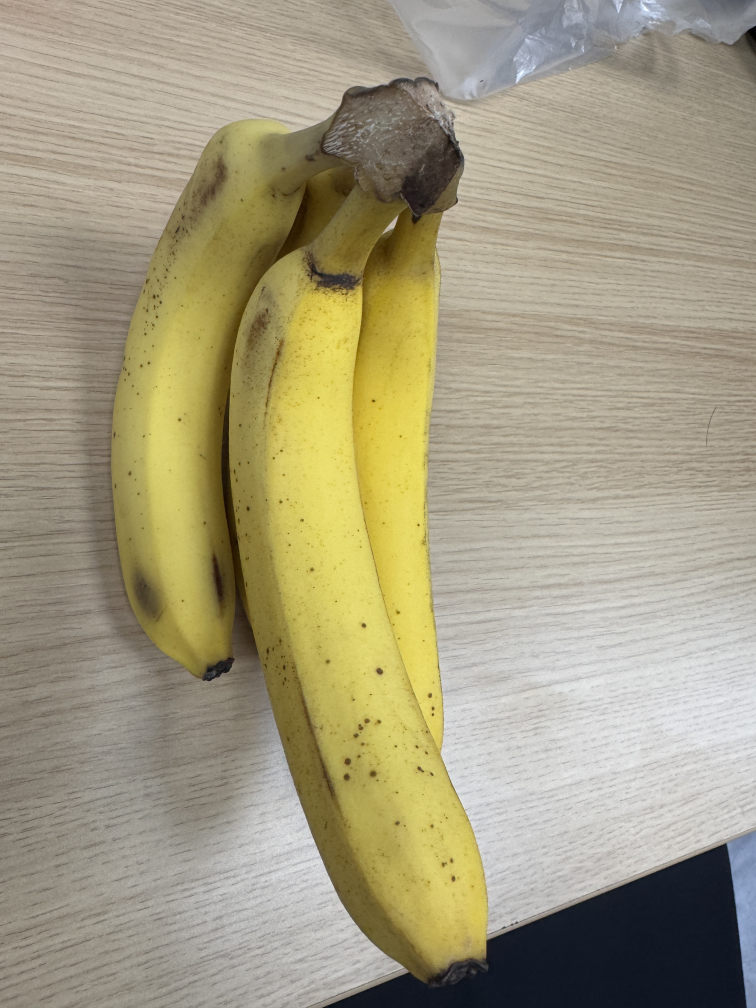
#> input picture fridge_vision/samples/test_food.jpg, 3024 x 4032 px, given in place of the camera (shown at 1/4 size)
$ python record_sessions.py
#> lines starting #> are read from the running program, lines starting #| are printed output that depends on the picture
#!/usr/bin/env python3
"""测量录制工具：先回答三个数，再决定怎么识别。

每次开门：
  1. 整段开门过程录成 mp4（研发期落盘，产品期再删）；
  2. 门口虚拟线附近只要"有东西穿过"（帧差，和类别无关）就存关键帧，并记录运动重心轨迹；
  3. 可选 --model 同时跑 YOLO，只为统计它对真实物品的召回率；
  4. 关门后在终端问你：刚才放入了什么、拿出了什么（真值）。

三天后用 analyze_sessions.py 得到：开门触发是否可靠、放入动作有没有被拍到可用画面、YOLO 召回多少、
家里到底有哪些东西（长尾清单）。这些数字决定后面的架构。

用法：
    python record_sessions.py                         # 本机摄像头，自动开门检测
    python record_sessions.py --source 1 --model yolo11n.pt
    python record_sessions.py --source runs/synthetic.mp4 --headless --no-truth   # 自检
按键：o 手动开/关门，q 退出。
"""
from __future__ import annotations

import argparse
import json
import re
import sys
import time
from datetime import datetime
from pathlib import Path

import cv2
import numpy as np

HERE = Path(__file__).resolve().parent
LABELS_ZH = json.loads((HERE / "labels_zh.json").read_text(encoding="utf-8")) if (HERE / "labels_zh.json").exists() else {}
#> (reads fridge_vision/labels_zh.json from the repository)


# ---------------------------------------------------------------- 开门状态
class DoorState:
    """画面亮度跳变判开关门。修了两个问题：开门超过 max_open 秒视为厨房灯之类的持续亮光，强制关门并重设基线；
    关门态基线缓慢跟随，开门态不跟随。"""

    def __init__(self, mode: str, delta: float, confirm: int = 3, max_open: float = 180.0) -> None:
        self.mode = mode
        self.delta = delta
        self.confirm = confirm
        self.max_open = max_open
        self.open = False
        self.baseline: float | None = None
        self.brightness = 0.0
        self.opened_at = 0.0
        self.last_reason = ""
        self._streak = 0

    def update(self, frame: np.ndarray, now: float) -> bool:
        gray = cv2.cvtColor(frame, cv2.COLOR_BGR2GRAY)
        self.brightness = float(gray.mean())
        if self.mode != "auto":
            return self.open
        if self.baseline is None:
            self.baseline = self.brightness
            return self.open
        if not self.open:
            if self.brightness > self.baseline + self.delta:
                self._streak += 1
                if self._streak >= self.confirm:
                    self.open, self._streak, self.opened_at, self.last_reason = True, 0, now, "亮度跳变"
            else:
                self._streak = 0
                self.baseline = 0.98 * self.baseline + 0.02 * self.brightness
        else:
            if now - self.opened_at > self.max_open:
                self.open, self._streak, self.last_reason = False, 0, "超时，疑似厨房灯"
                self.baseline = self.brightness
            elif self.brightness < self.baseline + self.delta * 0.5:
                self._streak += 1
                if self._streak >= self.confirm:
                    self.open, self._streak, self.last_reason = False, 0, "亮度回落"
            else:
                self._streak = 0
        return self.open

    # [4 lines left out: function toggle, not called in this run]


# ---------------------------------------------------------------- 真值解析
_SPLIT = re.compile(r"[,，;；、/\s]+")
_COUNT = re.compile(r"^(.*?)[x×X*]\s*(\d+(?:\.\d+)?)$")


# [24 lines left out: functions parse_truth, ask_truth, not called in this run]


# ---------------------------------------------------------------- 会话
class Session:
    # [15 lines left out: function __init__, not called in this run]

    def write(self, frame: np.ndarray) -> None:
        self.writer.write(frame)
        self.frames += 1

    # [29 lines left out: functions maybe_keyframe, close, not called in this run]


# ---------------------------------------------------------------- 主循环
def main() -> int:
    ap = argparse.ArgumentParser(description=__doc__, formatter_class=argparse.RawDescriptionHelpFormatter)
    ap.add_argument("--source", default="0")
    ap.add_argument("--trigger", choices=["auto", "manual"], default="auto")
    ap.add_argument("--door-delta", type=float, default=25.0)
    ap.add_argument("--max-open", type=float, default=180.0, help="开门超过多少秒强制关门并重设基线（防厨房灯）")
    ap.add_argument("--axis", choices=["x", "y"], default="x")
    ap.add_argument("--line", type=float, default=0.5)
    ap.add_argument("--band", type=float, default=0.14, help="过线检测带宽，占画面比例")
    ap.add_argument("--motion-threshold", type=float, default=6.0, help="带内平均帧差超过它算有东西穿过")
    ap.add_argument("--keyframe-interval", type=float, default=0.35)
    ap.add_argument("--max-keyframes", type=int, default=40)
    ap.add_argument("--model", default="", help="可选 YOLO 模型，只为统计召回")
    ap.add_argument("--conf", type=float, default=0.35)
    ap.add_argument("--imgsz", type=int, default=640)
    ap.add_argument("--out-dir", default=str(HERE / "runs" / "sessions"))
    ap.add_argument("--no-truth", action="store_true", help="关门后不问真值（自检用）")
    ap.add_argument("--lock-exposure", action="store_true", help="尽量锁定自动曝光（部分摄像头/系统不支持）")
    ap.add_argument("--headless", action="store_true")
    ap.add_argument("--max-frames", type=int, default=0)
    args = ap.parse_args()

    model = None
    if args.model:
        from ultralytics import YOLO

        model = YOLO(args.model, task="detect")
        names = model.names if isinstance(model.names, dict) else dict(enumerate(model.names))

    source: int | str = int(args.source) if args.source.isdigit() else args.source
    is_stream = isinstance(source, str) and source.startswith(("rtsp://", "http://", "https://"))
    cap = cv2.VideoCapture(source, cv2.CAP_FFMPEG) if is_stream else cv2.VideoCapture(source)
    if not cap.isOpened():
        print(f"打不开视频源 {args.source}", file=sys.stderr)
        return 2
    if is_stream:
        cap.set(cv2.CAP_PROP_BUFFERSIZE, 1)
    if args.lock_exposure:
        cap.set(cv2.CAP_PROP_AUTO_EXPOSURE, 0.25)
    fps = cap.get(cv2.CAP_PROP_FPS) or 15.0
    fps = fps if 1.0 <= fps <= 60.0 else 15.0

    root = Path(args.out_dir)
    root.mkdir(parents=True, exist_ok=True)
    door = DoorState(args.trigger, args.door_delta, max_open=args.max_open)
    session: Session | None = None
    prev_gray: np.ndarray | None = None
    frame_idx = 0
    closed_sessions = 0
    t0 = time.time()
    kernel = np.ones((3, 3), np.uint8)
    was_open = False  # 上一帧结束时的门状态；按 o 会在帧末改 door.open，所以不能在帧首读 door.open

    print(f"录制目录 {root}；源 {args.source}；触发 {args.trigger}；模型 {args.model or '无'}", flush=True)
    while True:
        ok, frame = cap.read()
#> frame is the input picture: shape (4032, 3024, 3); mean B, G, R 127.7, 155.6, 163.1
        if not ok:
            if is_stream:
                continue
            break
        frame_idx += 1
        if args.max_frames and frame_idx > args.max_frames:
            break
        now = time.time()
        h, w = frame.shape[:2]
#> h = 4032; w = 3024
        is_open = door.update(frame, now)
#> in update, `gray = cv2.cvtColor(frame, cv2.COLOR_BGR2GRAY)`:
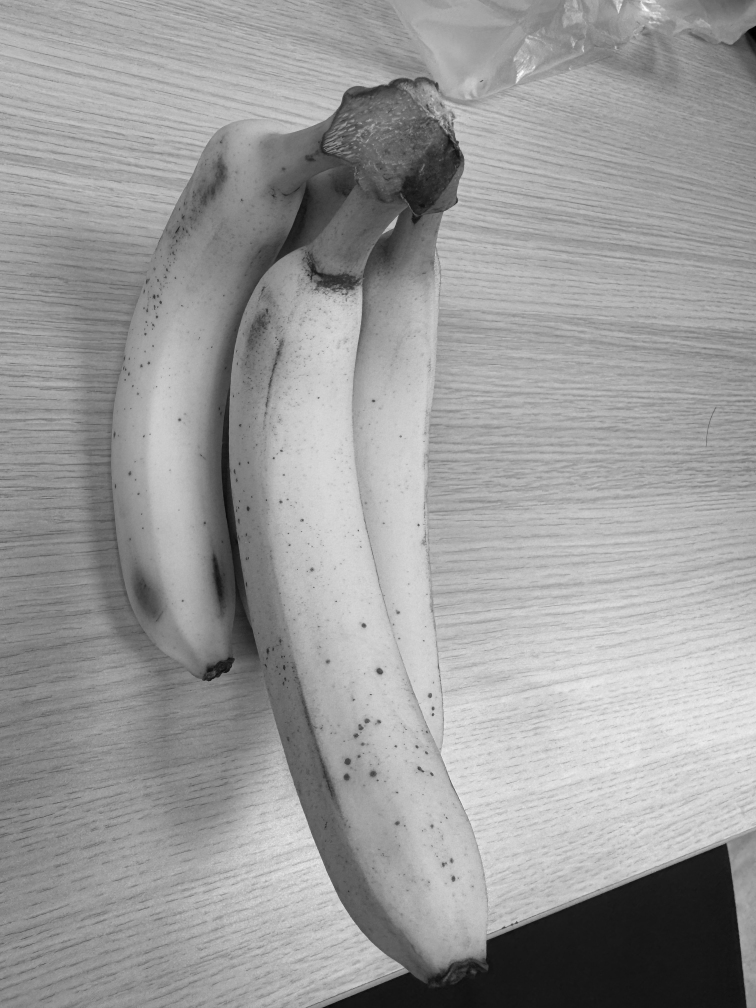
#> gray: shape (4032, 3024) (shown at 1/4 size); min 0, max 253, mean 154.7
#> in update, `self.brightness = float(gray.mean())`: self.brightness = 154.7
#> is_open = False

        if is_open and not was_open:
            session = Session(root, args.source, fps, (w, h), door.last_reason)
            prev_gray = None
            print(f"[{datetime.now():%H:%M:%S}] 开门（{door.last_reason}）→ 录制 {session.id}", flush=True)
        if not is_open and was_open and session is not None:
            truth = None if args.no_truth else ask_truth(session.id, len(session.keyframes), session.yolo_labels)
            path = session.close(truth, door.last_reason, args.model)
            closed_sessions += 1
            print(f"[{datetime.now():%H:%M:%S}] 关门（{door.last_reason}）→ 已保存 {path.name}：{session.frames} 帧，{len(session.keyframes)} 张关键帧", flush=True)
            session = None
        was_open = is_open
#> was_open = False

        motion = 0.0
        cx = 0.5
        if session is not None:
            t = now - session.started
            session.write(frame)
            gray = cv2.GaussianBlur(cv2.cvtColor(frame, cv2.COLOR_BGR2GRAY), (7, 7), 0)
            if prev_gray is not None:
                diff = cv2.absdiff(gray, prev_gray)
                lp = int(args.line * (w if args.axis == "x" else h))
                half = int(args.band * (w if args.axis == "x" else h) / 2)
                band = diff[:, max(0, lp - half):lp + half] if args.axis == "x" else diff[max(0, lp - half):lp + half, :]
                motion = float(band.mean())
                mask = cv2.morphologyEx((diff > 25).astype(np.uint8), cv2.MORPH_OPEN, kernel)
                moments = cv2.moments(mask, binaryImage=True)
                if moments["m00"] > 50:
                    cx = (moments["m10"] / moments["m00"]) / (w if args.axis == "x" else h)
                session.motion_track.append([round(t, 2), round(cx, 3), round(motion, 2)])
                if motion > args.motion_threshold:
                    session.maybe_keyframe(frame, t, motion, cx, args.keyframe_interval, args.max_keyframes)
            prev_gray = gray
            if model is not None and frame_idx % 2 == 0:
                r = model.predict(frame, conf=args.conf, imgsz=args.imgsz, verbose=False)[0]
                if r.boxes is not None:
                    for c, cf, box in zip(r.boxes.cls.int().tolist(), r.boxes.conf.tolist(), r.boxes.xyxy.int().tolist()):
                        label = names.get(c, str(c))
                        if label in {"person", "hand"}:
                            continue
                        session.yolo_labels[label] = max(session.yolo_labels.get(label, 0.0), float(cf))
                        session.detections.append({"t": round(t, 2), "label": label, "conf": round(cf, 3), "box": box})

        if not args.headless:
            lp = int(args.line * (w if args.axis == "x" else h))
#> lp = 1512
            half = int(args.band * (w if args.axis == "x" else h) / 2)
#> half = 211
            if args.axis == "x":
                cv2.rectangle(frame, (lp - half, 0), (lp + half, h), (255, 200, 0), 1)
            else:
                cv2.rectangle(frame, (0, lp - half), (w, lp + half), (255, 200, 0), 1)
            base = door.baseline if door.baseline is not None else 0.0
#> base = 154.7
            status = f"DOOR {'OPEN' if is_open else 'closed'}  lum={door.brightness:.0f} base={base:.0f} +{args.door_delta:.0f}"
#> status = 'DOOR closed  lum=155 base=155 +25'
            if session is not None:
                status += f"  REC {session.id}  motion={motion:.1f}  kf={len(session.keyframes)}"
            cv2.putText(frame, status, (10, 24), cv2.FONT_HERSHEY_SIMPLEX, 0.6, (0, 255, 255) if is_open else (180, 180, 180), 2)
            cv2.putText(frame, f"sessions saved: {closed_sessions}   o=door  q=quit", (10, h - 12), cv2.FONT_HERSHEY_SIMPLEX, 0.55, (255, 255, 255), 1)
            cv2.imshow("fridge session recorder", frame)
            key = cv2.waitKey(1) & 0xFF
#> (key q is pressed here)
            if key == ord("q"):
                break
            if key == ord("o"):
                door.mode = "manual"
                door.toggle(now)

    if session is not None:
        truth = None if args.no_truth else ask_truth(session.id, len(session.keyframes), session.yolo_labels)
        session.close(truth, "退出", args.model)
        closed_sessions += 1
    cap.release()
    if not args.headless:
        cv2.destroyAllWindows()
    print(f"共保存 {closed_sessions} 个开门会话到 {root}；运行 analyze_sessions.py 看统计。")
    return 0


if __name__ == "__main__":
    sys.exit(main())
#> (the program exits here)
